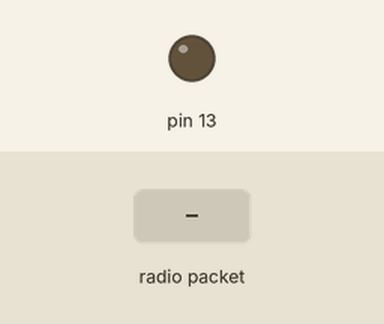
The sketch below on a simulated Arduino Uno, built with avr-gcc and run on an emulated ATmega328P. On the bench: output pins drawn as LEDs (lit = HIGH). Inputs (shaded band) come from the test bench. No radio packets arrive unless stated; what the sketch prints to the serial monitor is not drawn.

Above: at 1.2 s.
1.3 s: radio packet "1" arrives
Timing chart, 0 to 4.3 s (numbered marks = the images above; inputs shaded):
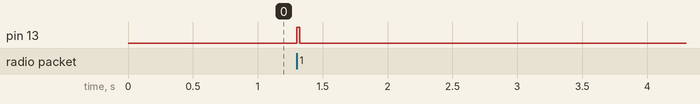

Measured:
- after the input at 1.3 s, pin 13: LOW → HIGH at once, → LOW 0.02 s later

The sketch:

recever_test.ino
```cpp
// Olin Rocketry
// 434 MHz Receiver test code. Useful mainly for testing antenna functionality.
// RF receiver used - https://www.sparkfun.com/products/10532 - matches piece on
// actual flight PCB, but breadboarded to arduino pin 2 and to experimental
// antenna for testing.
// This code is heavily adapted from their examples.

// TODO Phase out using this library. Should only be a few lines of code, but will
//      require testing with known working antenna.

// Requires library from http://www.airspayce.com/mikem/arduino/VirtualWire/VirtualWire-1.27.zip
// or contact Anusha/Will/Jane for zip file and instruction.#include <VirtualWire.h>
#include <VirtualWire.h>
int radio_rx_pin = 2;

void setup()
{
  Serial.begin(9600);
  Serial.println("Initializing receiver module.");

  vw_set_ptt_inverted(true); // Unclear but this has to be set for it to work.
  vw_setup(2000);     // bps
  vw_set_rx_pin(radio_rx_pin);
  vw_rx_start();

  // LEDs are good.
  pinMode (13, OUTPUT);
}

void loop()
{
  uint8_t buf[VW_MAX_MESSAGE_LEN];
  uint8_t buflen = VW_MAX_MESSAGE_LEN;
  // Non-blocking operation, just wait for receipt.
  if (vw_get_message(buf, &buflen))
  {
    // Flash if data received.
    digitalWrite(13, true);
    Serial.print("Received message: ");
    for (int i = 0; i < buflen; i++){
      Serial.print(buf[i]);
      }
    }
    Serial.println("");
    digitalWrite(13, false);
}
```
